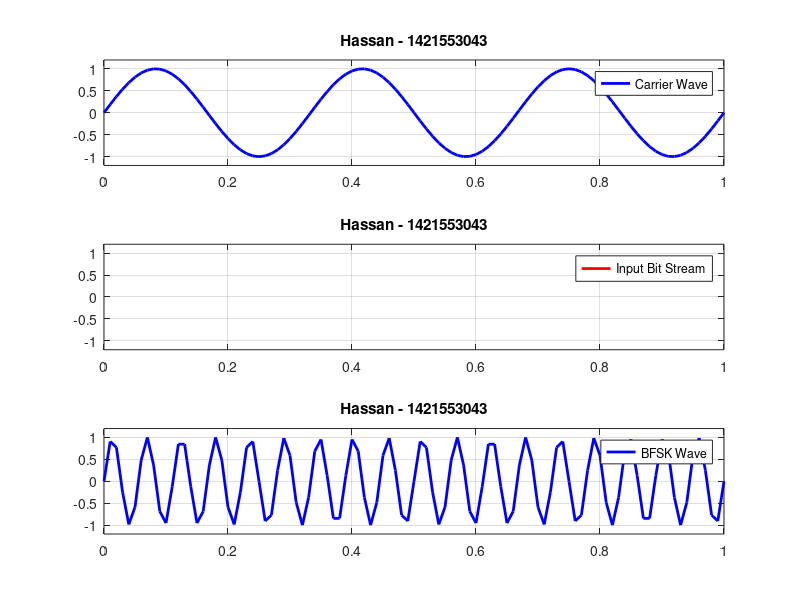

Recreate this plot in MATLAB.
clc; clear all; close all;  
%Code for FSK
b = input('enter desired message signal bit steam using 3rd bracket: ');    
n = length(b);   
mt = [];
for i = 0: 1: n-1;    
    mt( (i*100)+1: 1: ((i+1)*100)+1 ) = b(i+1); 
end
t = 0: 0.01: n; 
fc = 3; 
f_dev = 3; 
ct = sin(2*pi*fc*t);     
fsk = sin(2*pi*(fc + f_dev*mt).*t);        
subplot(3,1,1); 
plot(t,ct, 'b', 'linewidth',2); 
grid on; 
title('Hassan - 1421553043')
legend('Carrier Wave'); 
ylim([-1.2 1.2]);
subplot(3,1,2);
plot(t,mt, 'r', 'linewidth',2); 
grid on; 
title('Hassan - 1421553043')
legend('Input Bit Stream');
ylim([-1.2 1.2]);   
subplot(3,1,3); 
plot(t,fsk, 'b', 'linewidth',2); 
grid on; 
title('Hassan - 1421553043')
legend('BFSK Wave'); 
ylim([-1.2 1.2]);